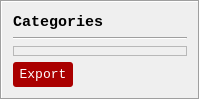
        <widget class="QFrame" name="frame_2">
         <property name="sizePolicy">
          <sizepolicy hsizetype="Preferred" vsizetype="Preferred">
           <horstretch>2</horstretch>
           <verstretch>0</verstretch>
          </sizepolicy>
         </property>
         <property name="autoFillBackground">
          <bool>false</bool>
         </property>
         <property name="frameShape">
          <enum>QFrame::Shape::Box</enum>
         </property>
         <property name="frameShadow">
          <enum>QFrame::Shadow::Sunken</enum>
         </property>
         <layout class="QVBoxLayout" name="verticalLayout_2" stretch="2,0,25,0">
          <item>
           <widget class="QLabel" name="label2Catg">
            <property name="font">
             <font>
              <family>Consolas</family>
              <pointsize>11</pointsize>
              <bold>true</bold>
              <strikeout>false</strikeout>
             </font>
            </property>
            <property name="text">
             <string>Categories</string>
            </property>
           </widget>
          </item>
          <item>
           <widget class="Line" name="lineCatg">
            <property name="orientation">
             <enum>Qt::Orientation::Horizontal</enum>
            </property>
           </widget>
          </item>
          <item>
           <widget class="QFrame" name="frame_4">
            <property name="autoFillBackground">
             <bool>false</bool>
            </property>
            <property name="frameShape">
             <enum>QFrame::Shape::StyledPanel</enum>
            </property>
            <property name="frameShadow">
             <enum>QFrame::Shadow::Raised</enum>
            </property>
            <widget class="QTreeView" name="treeViewCatg">
             <property name="geometry">
              <rect>
               <x>10</x>
               <y>10</y>
               <width>311</width>
               <height>361</height>
              </rect>
             </property>
            </widget>
           </widget>
          </item>
          <item>
           <widget class="QPushButton" name="pushButton">
            <property name="sizePolicy">
             <sizepolicy hsizetype="Fixed" vsizetype="Fixed">
              <horstretch>0</horstretch>
              <verstretch>0</verstretch>
             </sizepolicy>
            </property>
            <property name="minimumSize">
             <size>
              <width>60</width>
              <height>25</height>
             </size>
            </property>
            <property name="maximumSize">
             <size>
              <width>60</width>
              <height>25</height>
             </size>
            </property>
            <property name="font">
             <font>
              <family>Consolas</family>
              <pointsize>10</pointsize>
              <strikeout>false</strikeout>
             </font>
            </property>
            <property name="styleSheet">
             <string notr="true">background-color: rgb(170, 0, 0);
border-radius: 3px;
color: white;
</string>
            </property>
            <property name="text">
             <string>Export</string>
            </property>
            <property name="checkable">
             <bool>true</bool>
            </property>
           </widget>
          </item>
         </layout>
        </widget>
